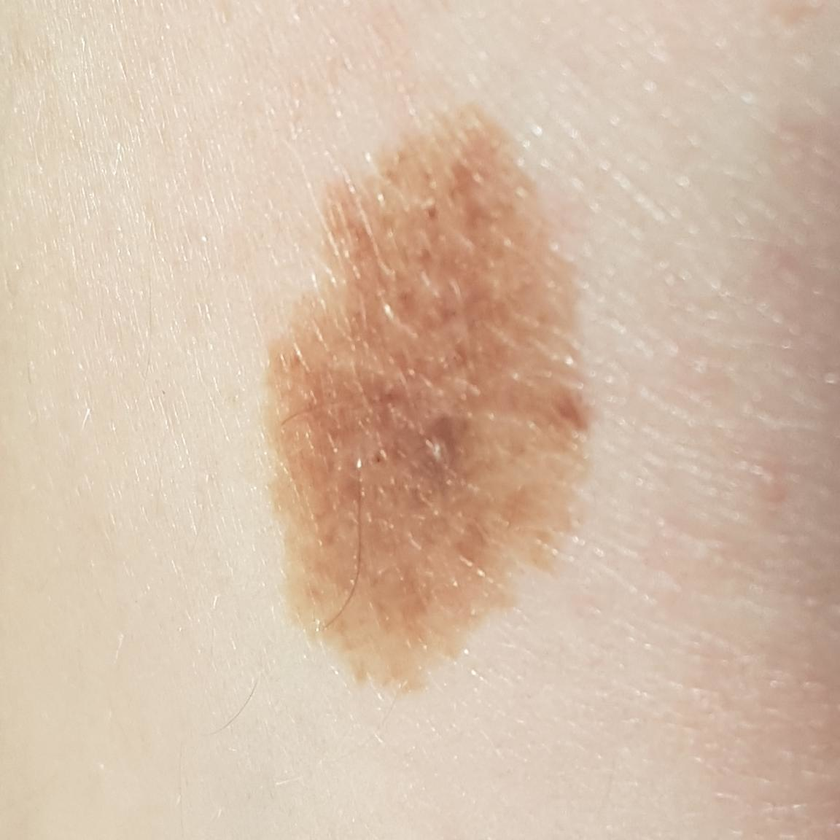
#> input picture archive/classifiers/dots_and_globues/PAT_1379_1300_924.png, 840 x 840 px, shrunk from 1152 x 1152 before the run
$ python dot_globules_test_1.py
#> lines starting #> are read from the running program, lines starting #| are printed output that depends on the picture; after the words box and inside, x2 and y2 are one past the last pixel; in counts of white or black regions, pixels touching at a corner belong together
import numpy as np
import matplotlib.pyplot as plt
from skimage.io import imread
from skimage.color import rgb2gray
from skimage.filters import threshold_otsu
from skimage.morphology import closing, square, opening, disk
from skimage.measure import label, regionprops
from skimage.segmentation import clear_border

def load_and_process_image(image_path, mask_path):
    # Load the image and the mask
#> called with image_path = 'PAT_1379_1300_924.png', mask_path = 'PAT_1379_1300_924_mask.png'
    image = imread(image_path)
#> image is the input picture: shape (840, 840, 3); mean R, G, B 214.3, 190.8, 170.4
    mask = imread(mask_path)
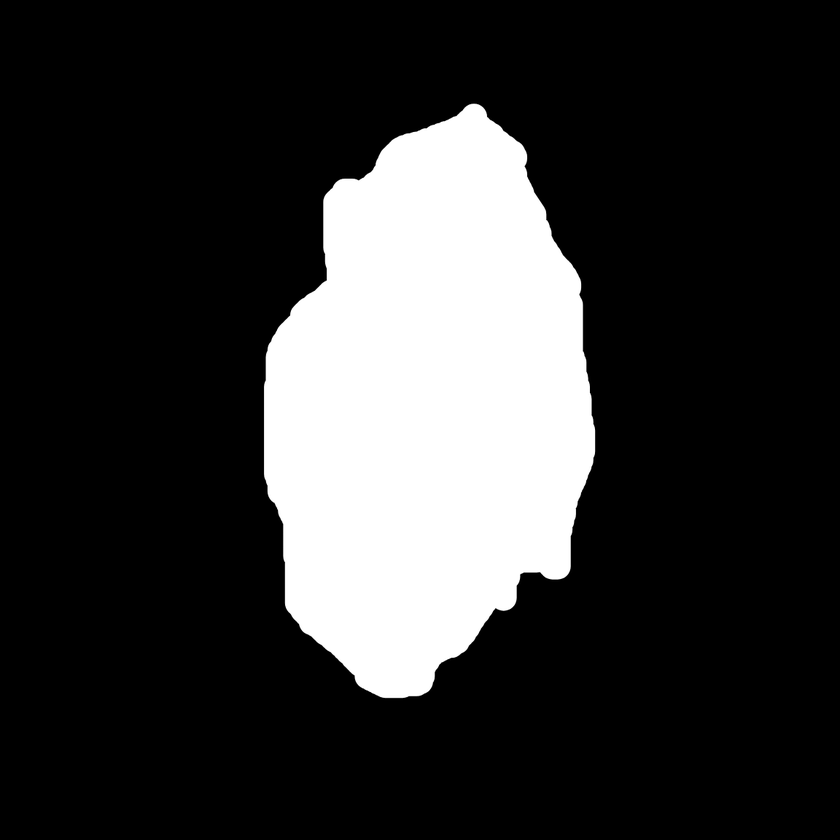
#> input picture archive/classifiers/dots_and_globues/PAT_1379_1300_924_mask.png, 840 x 840 px, shrunk from 1152 x 1152 before the run
#> mask is the input picture: shape (840, 840); min 0, max 255, mean 51

    # Convert RGBA image to RGB if it has an alpha channel
    if image.shape[2] == 4:
        image = rgba2rgb(image)

    # Convert the image to grayscale
    gray_image = rgb2gray(image)
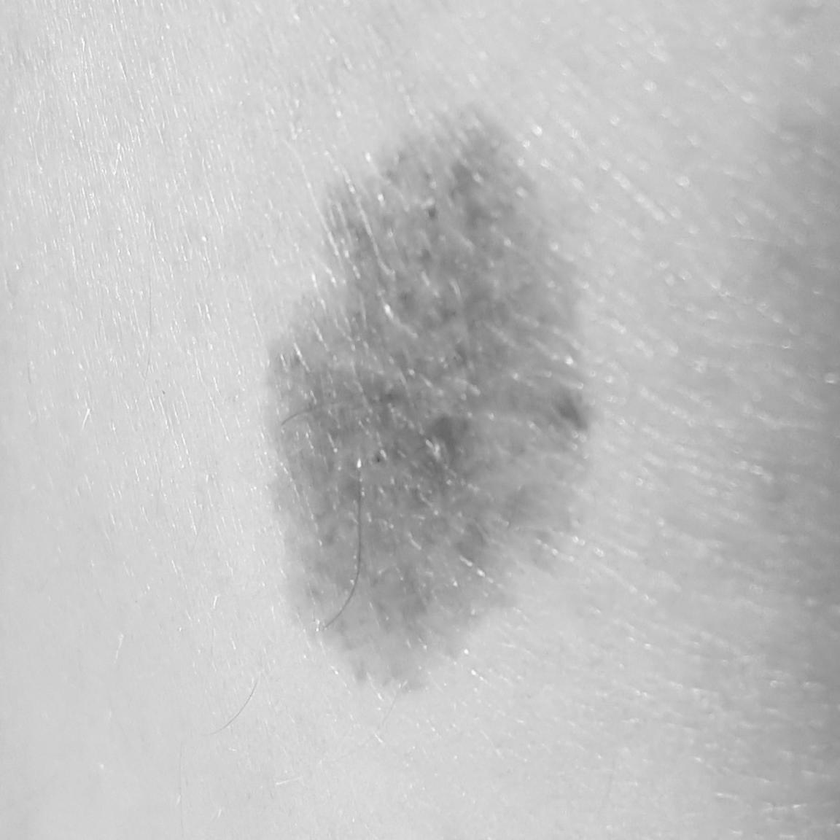
#> gray_image: shape (840, 840) float64; min 0.316, max 0.997, mean 0.762

    # Adjust the threshold to focus on dark brown spots
    thresh = threshold_otsu(gray_image)
#> thresh = 0.722
    binary = gray_image < thresh * 0.6  # Adjust the threshold value as needed for better separation
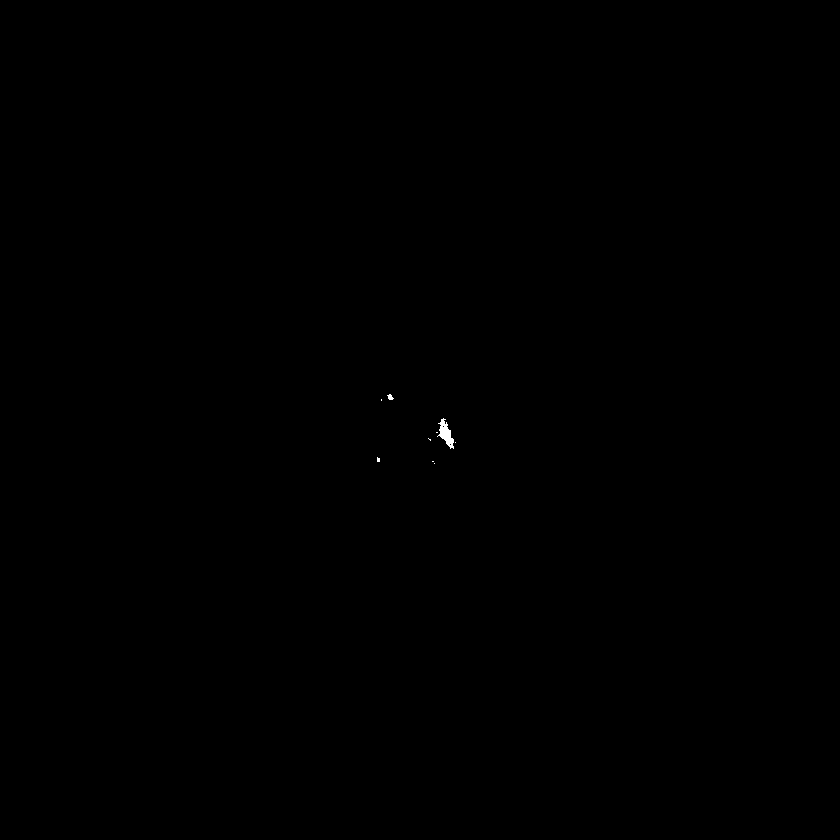
#> binary: shape (840, 840) bool; 0.04% white; 9 white regions (7 under 20 px), largest, box (x1, y1, x2, y2) and area: (437, 418, 454, 449) 240, (387, 394, 394, 400) 26

    # Apply the mask to the binary image
    binary_masked = np.logical_and(binary, mask)

    # Morphological operations to clean up the image
    binary_closed = closing(binary_masked, disk(1))  # Adjust the disk size as needed for better closing
#> binary_closed: shape (840, 840) bool; 0.04% white; 7 white regions (5 under 20 px), largest, box (x1, y1, x2, y2) and area: (437, 418, 456, 449) 250, (387, 394, 394, 400) 26
    binary_opened = opening(binary_closed, disk(1))  # Adjust the disk size as needed for better opening
#> binary_opened: shape (840, 840) bool; 0.04% white; 3 white regions (1 under 20 px)

    # Remove artifacts connected to image border
    binary_cleared = clear_border(binary_opened)

    # Label and identify regions in the image
    label_image = label(binary_cleared)
#> label_image: shape (840, 840) int32; 4 distinct labels, from 0 to 3

    # Calculate compactness for each region
    compactness_threshold = 2  # Adjust as needed for better detection of small circular shapes
    regions = regionprops(label_image)
#> regions = 3 regions; box (x1, y1, x2, y2) and area: (439, 418, 455, 448) 240, (388, 394, 394, 400) 25, (377, 458, 380, 462) 8
    dots_detected = 0  # Initialize the flag
    for region in regions:
        compactness = calculate_compactness(region)
        if compactness > compactness_threshold:
            dots_detected = 1  # Set the flag if dots are detected
            break  # Exit loop once dots are detected
#> this loop made 1 pass

    return image, gray_image, binary_cleared, label_image, dots_detected

# Paths to the image and the mask
image_path = 'PAT_1379_1300_924.png' #test images
mask_path = 'PAT_1379_1300_924_mask.png'

# Load, process, and display
#> (the run stopped early here; a loop or call above may not have finished)
